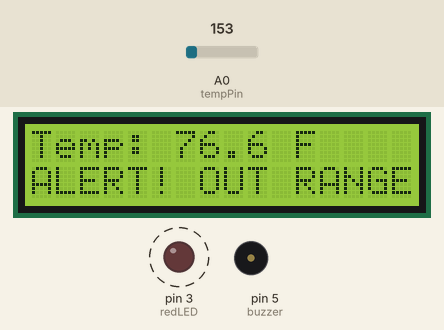
Simulated run of this sketch. Board: Arduino Uno, built with avr-gcc and run on an emulated ATmega328P. Parts: 16×2 character LCD, output pins drawn as LEDs (lit = HIGH), buzzer (waves = sounding). Dashed ring = blinking. The test bench sets the inputs (shaded band); at power-on: A0 (tempPin) = 153.

Above: at 2.7 s.
2.8 s: A0 (tempPin) set to 190
At 3.5 s:
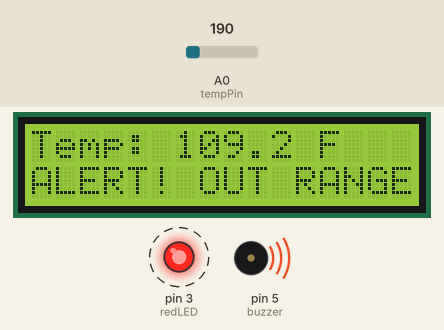
8.1 s: A0 (tempPin) set to 175
At 8.9 s:
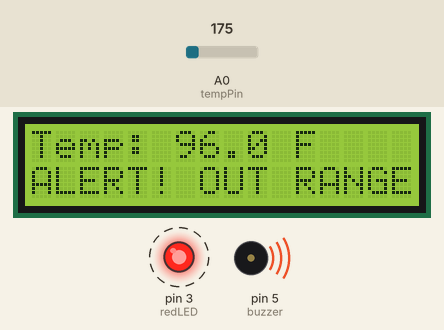
10.6 s: A0 (tempPin) set to 165
At 11.7 s:
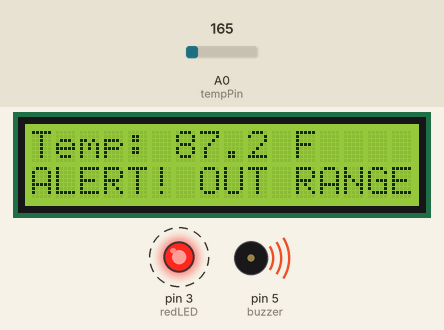
Timing chart, 0 to 19.8 s (numbered marks = the images above; inputs shaded):
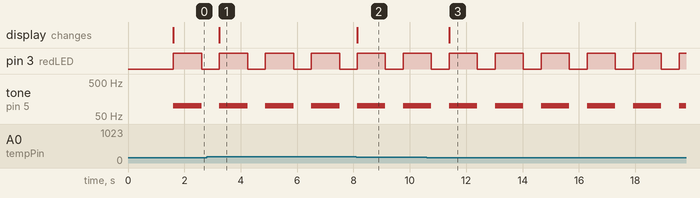

The sketch:

FinalProject_Demo.ino
```cpp
#include <LiquidCrystal_I2C.h>

// LCD Setup
LiquidCrystal_I2C lcd(0x27, 16, 2);

// Pin Definitions
const int redLED = 3; // Red LED cathode on pin 3 → LOW = ON
const int buzzer = 5; // Buzzer (+) on pin 5
const int tempPin = A0; // TMP36 output

float temperatureF = 0;

void setup() {
  pinMode(redLED, OUTPUT);
  pinMode(buzzer, OUTPUT);
  pinMode(tempPin, INPUT);

  // Start with everything OFF
  digitalWrite(redLED, LOW); // OFF (reverse wired)
  digitalWrite(buzzer, LOW);

  lcd.init();
  lcd.backlight();
  lcd.clear();
  lcd.setCursor(0, 0);
  lcd.print("Temp Monitor");
  delay(1500);
}

void loop() {

  // --- Read TMP36 sensor ---
  int sensorValue = analogRead(tempPin);
  float voltage = sensorValue * (5.0 / 1023.0);
  float temperatureC = (voltage - 0.5) * 100.0;
  temperatureF = temperatureC * 9.0 / 5.0 + 32.0;

  // --- LCD Display ---
  lcd.clear();
  lcd.setCursor(0, 0);
  lcd.print("Temp: ");
  lcd.print(temperatureF, 1);
  lcd.print(" F");

  // --- NEW Temperature Range: 70–75°F ---
  if (temperatureF < 80 || temperatureF > 85) {

    // OUT OF RANGE → ALERT
    lcd.setCursor(0, 1);
    lcd.print("ALERT! OUT RANGE");

    digitalWrite(redLED, HIGH); // Red LED ON (reverse wired)
    tone(buzzer, 100); // Buzzer ON (1 kHz tone)
    delay(1000);
    digitalWrite(redLED, LOW);
    noTone(buzzer);
    delay(300);


  } else {

    // IN RANGE → Normal
    digitalWrite(redLED, LOW);
    noTone(buzzer);
    delay(300);
    lcd.setCursor(0, 1);
    lcd.print("Status: NORMAL");

    digitalWrite(redLED, LOW); // Red LED OFF
    noTone(buzzer); // Buzzer OFF
  }

  delay(300);
}
```

Measured:
- after the input at 2.8 s, the display: changes after 0.44 s (image 1)
- after the input at 8.1 s, the display: changes at once (image 2)
- after the input at 10.6 s, the display: changes after 0.80 s (image 3)
- by itself, pin 3 (redLED): alternates HIGH for 1.0 s and LOW for 0.63 s
- by itself, tone on pin 5 (buzzer): alternates 100 Hz for 1.0 s and silent for 0.63 s
